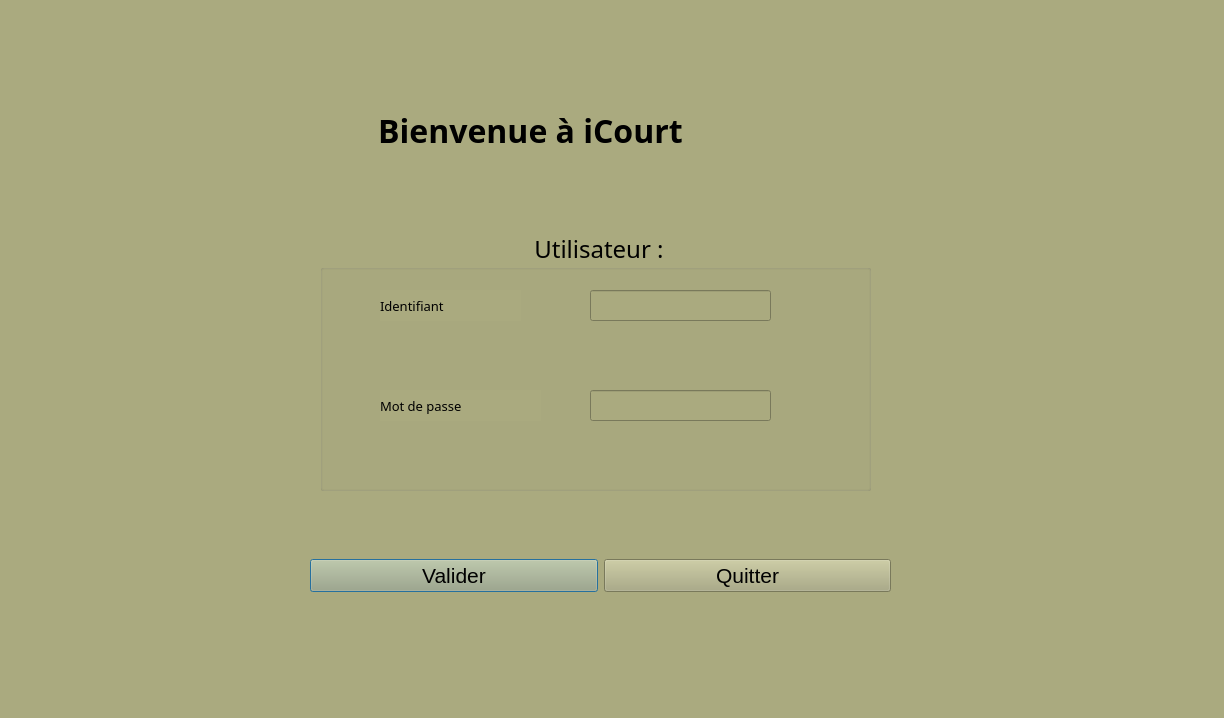
<?xml version="1.0" encoding="UTF-8"?>
<ui version="4.0">
 <class>login</class>
 <widget class="QDialog" name="login">
  <property name="geometry">
   <rect>
    <x>0</x>
    <y>0</y>
    <width>1224</width>
    <height>718</height>
   </rect>
  </property>
  <property name="windowTitle">
   <string>Dialog</string>
  </property>
  <property name="styleSheet">
   <string notr="true">background-color: rgb(170, 170, 127);</string>
  </property>
  <widget class="QLabel" name="label_4">
   <property name="geometry">
    <rect>
     <x>320</x>
     <y>50</y>
     <width>531</width>
     <height>161</height>
    </rect>
   </property>
   <property name="font">
    <font>
     <family>Franklin Gothic Demi</family>
     <pointsize>24</pointsize>
     <weight>75</weight>
     <italic>false</italic>
     <bold>true</bold>
     <underline>false</underline>
     <strikeout>false</strikeout>
    </font>
   </property>
   <property name="cursor">
    <cursorShape>OpenHandCursor</cursorShape>
   </property>
   <property name="contextMenuPolicy">
    <enum>Qt::NoContextMenu</enum>
   </property>
   <property name="toolTipDuration">
    <number>-1</number>
   </property>
   <property name="text">
    <string>       Bienvenue à iCourt               </string>
   </property>
  </widget>
  <widget class="QGroupBox" name="groupBox">
   <property name="geometry">
    <rect>
     <x>320</x>
     <y>230</y>
     <width>551</width>
     <height>261</height>
    </rect>
   </property>
   <property name="font">
    <font>
     <family>Franklin Gothic Demi Cond</family>
     <pointsize>18</pointsize>
    </font>
   </property>
   <property name="cursor">
    <cursorShape>PointingHandCursor</cursorShape>
   </property>
   <property name="title">
    <string>Utilisateur :</string>
   </property>
   <property name="alignment">
    <set>Qt::AlignCenter</set>
   </property>
   <property name="flat">
    <bool>true</bool>
   </property>
   <property name="checkable">
    <bool>false</bool>
   </property>
   <widget class="QLabel" name="label_2">
    <property name="geometry">
     <rect>
      <x>60</x>
      <y>60</y>
      <width>141</width>
      <height>31</height>
     </rect>
    </property>
    <property name="font">
     <font>
      <family>Franklin Gothic Heavy</family>
      <pointsize>10</pointsize>
     </font>
    </property>
    <property name="text">
     <string>Identifiant</string>
    </property>
   </widget>
   <widget class="QLabel" name="label_3">
    <property name="geometry">
     <rect>
      <x>60</x>
      <y>160</y>
      <width>161</width>
      <height>31</height>
     </rect>
    </property>
    <property name="font">
     <font>
      <family>Franklin Gothic Heavy</family>
      <pointsize>10</pointsize>
     </font>
    </property>
    <property name="text">
     <string>Mot de passe</string>
    </property>
   </widget>
   <widget class="QLineEdit" name="id">
    <property name="geometry">
     <rect>
      <x>270</x>
      <y>60</y>
      <width>181</width>
      <height>31</height>
     </rect>
    </property>
   </widget>
   <widget class="QLineEdit" name="motdepasse">
    <property name="geometry">
     <rect>
      <x>270</x>
      <y>160</y>
      <width>181</width>
      <height>31</height>
     </rect>
    </property>
    <property name="echoMode">
     <enum>QLineEdit::Password</enum>
    </property>
   </widget>
  </widget>
  <widget class="QWidget" name="horizontalLayoutWidget">
   <property name="geometry">
    <rect>
     <x>310</x>
     <y>510</y>
     <width>581</width>
     <height>131</height>
    </rect>
   </property>
   <layout class="QHBoxLayout" name="horizontalLayout">
    <item>
     <widget class="QPushButton" name="valider">
      <property name="sizePolicy">
       <sizepolicy hsizetype="Minimum" vsizetype="Fixed">
        <horstretch>0</horstretch>
        <verstretch>0</verstretch>
       </sizepolicy>
      </property>
      <property name="font">
       <font>
        <pointsize>16</pointsize>
       </font>
      </property>
      <property name="cursor">
       <cursorShape>PointingHandCursor</cursorShape>
      </property>
      <property name="text">
       <string>Valider</string>
      </property>
     </widget>
    </item>
    <item>
     <widget class="QPushButton" name="quitter">
      <property name="font">
       <font>
        <pointsize>16</pointsize>
       </font>
      </property>
      <property name="cursor">
       <cursorShape>PointingHandCursor</cursorShape>
      </property>
      <property name="text">
       <string>Quitter</string>
      </property>
     </widget>
    </item>
   </layout>
  </widget>
  <widget class="QLabel" name="label">
   <property name="geometry">
    <rect>
     <x>930</x>
     <y>40</y>
     <width>221</width>
     <height>191</height>
    </rect>
   </property>
   <property name="text">
    <string/>
   </property>
   <property name="pixmap">
    <pixmap>../examen app/Logo-Icourt33.png</pixmap>
   </property>
   <property name="scaledContents">
    <bool>true</bool>
   </property>
  </widget>
  <widget class="QLabel" name="label_5">
   <property name="geometry">
    <rect>
     <x>900</x>
     <y>60</y>
     <width>211</width>
     <height>171</height>
    </rect>
   </property>
   <property name="text">
    <string/>
   </property>
   <property name="pixmap">
    <pixmap>../../examen app/Logo-Icourt33.png</pixmap>
   </property>
   <property name="scaledContents">
    <bool>true</bool>
   </property>
  </widget>
 </widget>
 <resources/>
 <connections/>
</ui>
